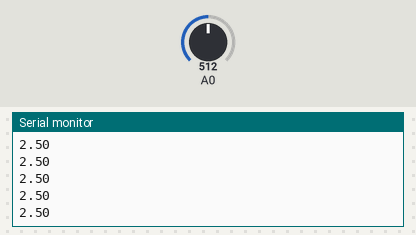
A sketch run on a simulated Arduino Uno, built with avr-gcc and run on an emulated ATmega328P. Parts: the last lines printed to the serial monitor. Inputs (shaded band) come from the test bench; at power-on: A0 = 512.

Above: at 1.2 s.
1.3 s: A0 set to 716
At 2.2 s:
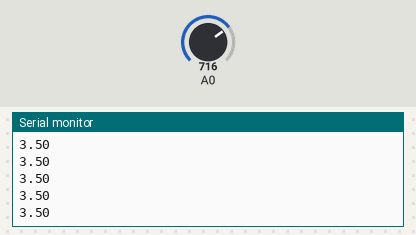
2.8 s: A0 set to 900
At 3.3 s:
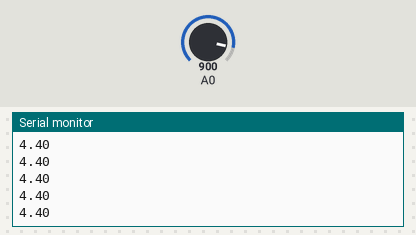
Timing chart, 0 to 5.8 s (numbered marks = the images above; inputs shaded):
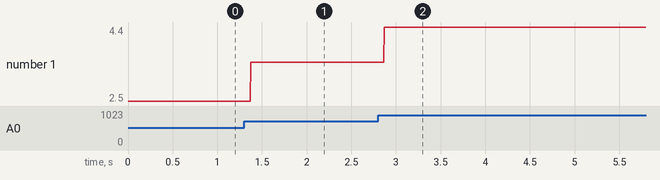

The sketch:

ArdunioEg2.ino
```cpp
void setup() {
  Serial.begin(9600);

}

void loop() {
  // put your main code here, to run repeatedly:
 int value=analogRead(A0);
 float voltage=(value/1023.0)*5.0;
 Serial.println(voltage);


}
```

Measured:
- after the input at 1.3 s, the serial monitor: prints a new line after 0.07 s (image 1)
- after the input at 2.8 s, the serial monitor: prints a new line after 0.07 s (image 2)
- plotted number 1: 2.5 → 3.5 after the input at 1.3 s, 3.5 → 4.4 after the input at 2.8 s
